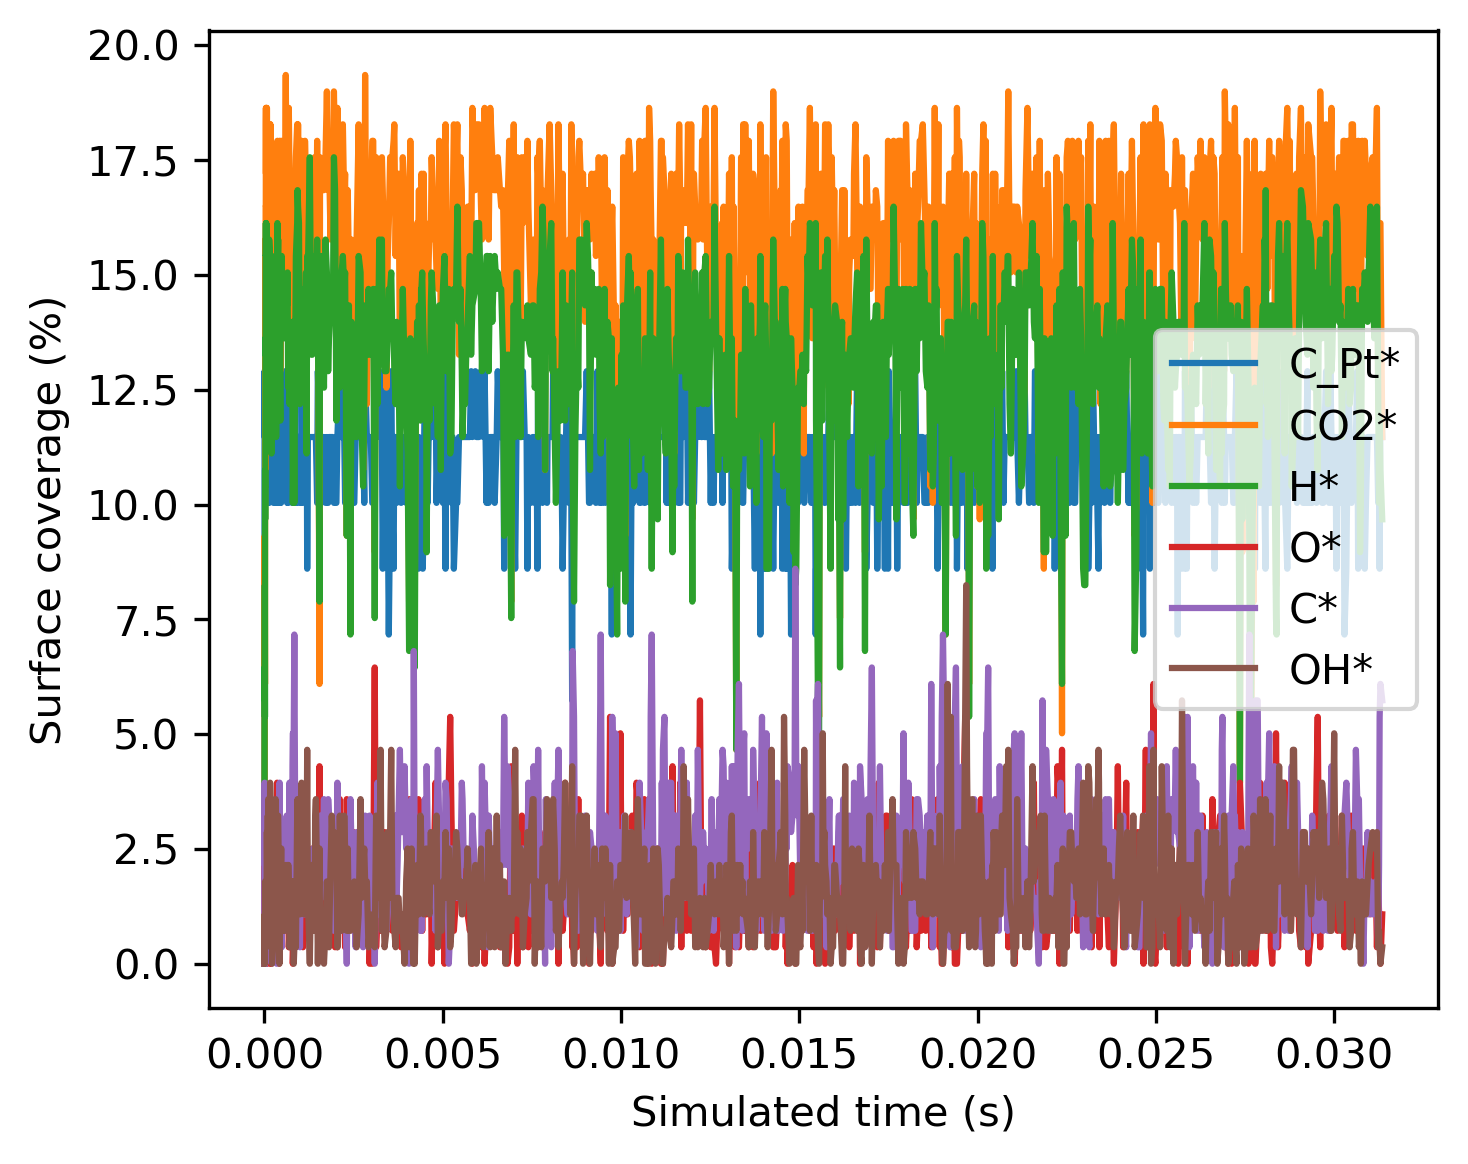

This chart was generated by the following Python code:
import matplotlib.pyplot as plt
from zacrostools.kmc_output import KMCOutput

kmc_output = KMCOutput(
    path='simulation_results/CH4_3.728e-01#CO2_4.394e-01',
    analysis_range=[0, 100],
    range_type='time',
    weights='time')

plt.figure(figsize=(5, 4))
for surf_spec_name in kmc_output.surf_specs_names:
    av_coverage = kmc_output.av_coverage[surf_spec_name]
    if av_coverage >= 1.0:
        plt.plot(kmc_output.time, kmc_output.coverage[surf_spec_name],
                 label=surf_spec_name)

plt.xlabel('Simulated time (s)')
plt.ylabel('Surface coverage (%)')
plt.legend()

plt.tight_layout()
plt.savefig('coverage_per_totalsites.png', dpi=300, bbox_inches='tight', transparent=False)
plt.show()

